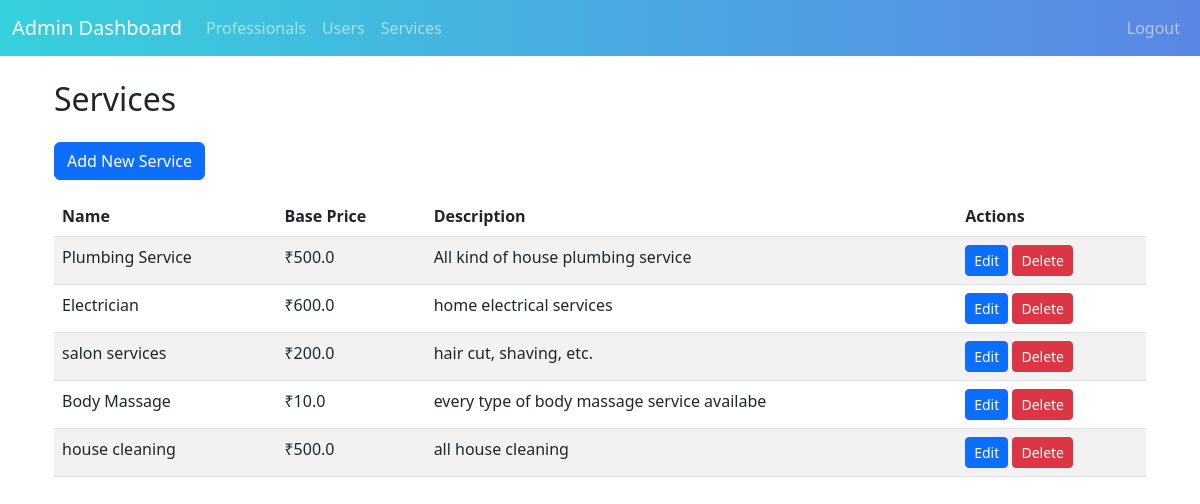
/admin/services (signed in), run on the app's committed database.
### app/models.py (models this page shows)
class Service(db.Model):
    id = db.Column(db.Integer, primary_key=True)
    name = db.Column(db.String(100), nullable=False)
    base_price = db.Column(db.Float, nullable=False)
    description = db.Column(db.Text)

### app/routes/admin.py (the view)
@admin_bp.route('/services')
@login_required
@admin_required
def services():
    services = Service.query.all()
    return render_template('admin/services.html', services=services)

### app/models.py (called while the page is built)
@login_manager.user_loader
def load_user(user_id):
    return User.query.get(int(user_id))

### app/utils.py (called while the page is built)
def admin_required(f):
    @wraps(f)
    def decorated_function(*args, **kwargs):
        if not current_user.is_authenticated or current_user.user_type != 'admin':
            flash('You do not have permission to access this page.', 'danger')
            return redirect(url_for('auth.login'))
        return f(*args, **kwargs)
    return decorated_function

### app/templates/admin/services.html (shortened to what this page needs)
{% extends "admin/admin_base.html" %}
{% block content %}
<div class="container">
    <h2 class="mb-4">Services</h2>
    <a href="{{ url_for('admin.add_service') }}" class="btn btn-primary mb-3">Add New Service</a>
    {% if services %}
        <table class="table table-striped">
            <thead>
                <tr>
                    <th>Name</th>
                    <th>Base Price</th>
                    <th>Description</th>
                    <th>Actions</th>
                </tr>
            </thead>
            <tbody>
                {% for service in services %}
                <tr>
                    <td>{{ service.name }}</td>
                    <td>₹{{ service.base_price }}</td>
                    <td>{{ service.description }}</td>
                    <td>
                        <a href="{{ url_for('admin.edit_service', service_id=service.id) }}" class="btn btn-sm btn-primary">Edit</a>
                        <form action="{{ url_for('admin.delete_service', service_id=service.id) }}" method="POST" class="d-inline">
                            <button type="submit" class="btn btn-sm btn-danger" onclick="return confirm('Are you sure you want to delete this service?')">Delete</button>
                        </form>
                    </td>
                </tr>
                {% endfor %}
            </tbody>
        </table>
    {% else %}
        <p>No services found. Click "Add New Service" to create one.</p>
    {% endif %}
</div>
{% endblock %}

### app/templates/admin/admin_base.html (style rules this page uses)
body { background: #ffffff; min-height: 100vh; }

### data on the page
Service: name "Plumbing Service", base_price "500.0", description "All kind of house plumbing service"
Service: name "Electrician", base_price "600.0", description "home electrical services"
Service: name "salon services", base_price "200.0", description "hair cut, shaving, etc."
Service: name "Body Massage", base_price "10.0", description "every type of body massage service availabe"
Service: name "house cleaning", base_price "500.0", description "all house cleaning"
